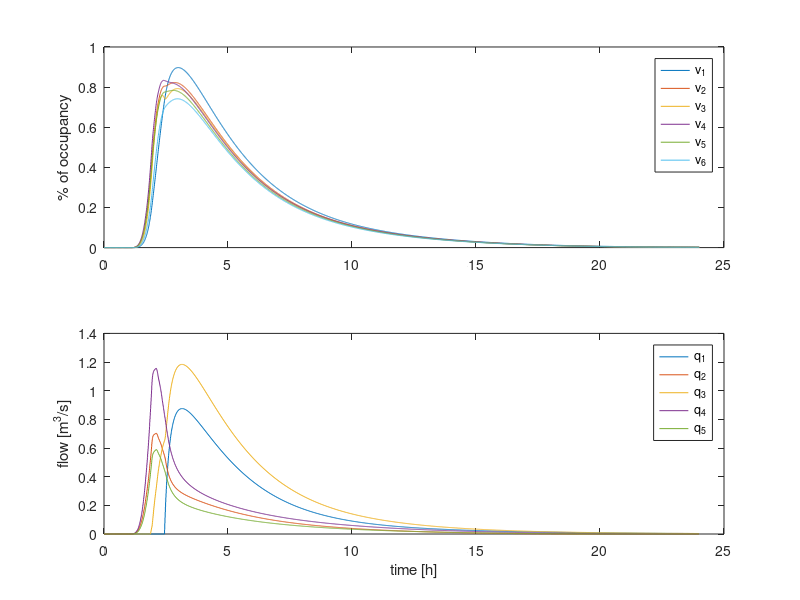
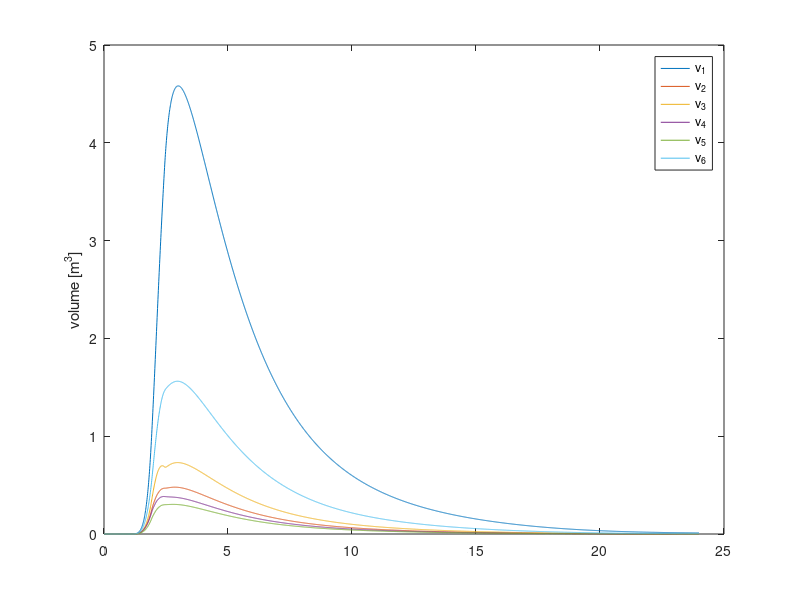
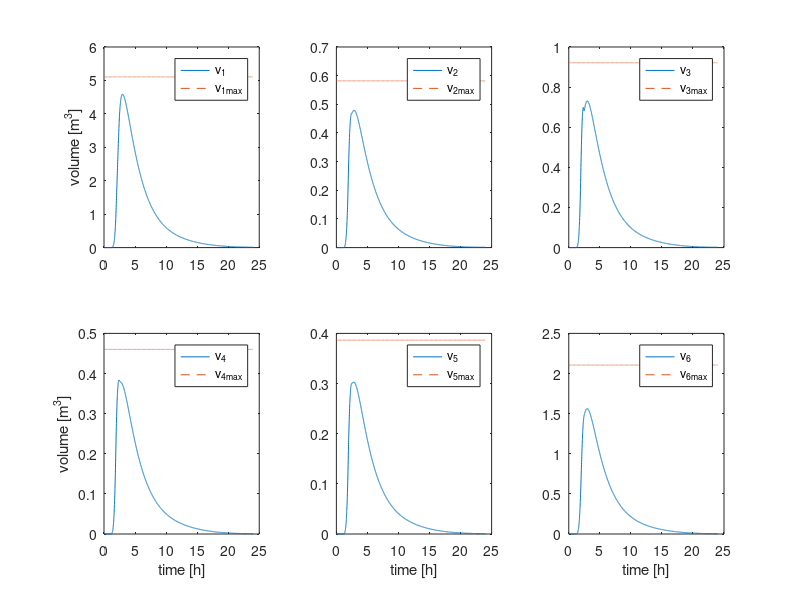

Source code (MATLAB) for these figures, in order:
%% Prueba de Differential Game con 5 agentes y 1 lider
clear all
close all
clc

load('Inflows.mat'); %Cargamos las variables de lluvia del problema
% Definimos las variables del problema
T = 0.05;           % Esta variable es el horizonte de prediccion en horas
tspan = t;          % Tiempo de simulacion definido en SWMM
x0 = zeros(6,1);    % Los tanques empiezan descargados
vmax = vmax/3600;

a1 = -0;
a2 = -0;
a3 = -0;
a4 = -0;
a5 = -0;
a0 = -K(6);     % Aqui es necesario añadir el K del último tanque

A = 3600*diag([a1 a2 a3 a4 a5 a0]); % K fue calculado en segundos, por eso el 3600
B = [-1 0 0 0 0; 
     0 -1 0 0 0; 
     1 1 -1 0 0;
     0 0 0 -1 0; 
     0 0 0 0 -1; 
     0 0 1 1 1]; % Esta matriz contiene la interaccion entre tanques, recordar el grafo.
B1 = B(:,1);
B2 = B(:,2);
B3 = B(:,3);
B4 = B(:,4);
B5 = B(:,5);

% Empezamos el differential Game. Todo es sacado de Dynamic Optimization and LQ Differential Games
Q1 = 50*[1 0 -1 0 0 0; 0 0 0 0 0 0; -1 0 1 0 0 0; 0 0 0 0 0 0; 0 0 0 0 0 0; 0 0 0 0 0 0];
Q2 = 50*[0 0 0 0 0 0; 0 1 -1 0 0 0; 0 -1 1 0 0 0; 0 0 0 0 0 0; 0 0 0 0 0 0; 0 0 0 0 0 0];
Q3 = 50*[0 0 0 0 0 0; 0 0 0 0 0 0; 0 0 1 0 0 -1; 0 0 0 0 0 0; 0 0 0 0 0 0; 0 0 -1 0 0 1];
Q4 = 50*[0 0 0 0 0 0; 0 0 0 0 0 0; 0 0 0 0 0 0; 0 0 0 1 0 -1; 0 0 0 0 0 0; 0 0 0 -1 0 1];
Q5 = 50*[0 0 0 0 0 0; 0 0 0 0 0 0; 0 0 0 0 0 0; 0 0 0 0 0 0; 0 0 0 0 1 -1; 0 0 0 0 -1 1];

R1 = 1;
R2 = 1;
R3 = 1;
R4 = 1;
R5 = 1;

S1 = B1*inv(R1)*B1';
S2 = B2*inv(R2)*B2';
S3 = B3*inv(R3)*B3';
S4 = B4*inv(R4)*B4';
S5 = B5*inv(R5)*B5';

D = [A' zeros(size(A)) zeros(size(A)) zeros(size(A)) zeros(size(A)); 
zeros(size(A)) A' zeros(size(A)) zeros(size(A)) zeros(size(A));
zeros(size(A)) zeros(size(A)) A' zeros(size(A)) zeros(size(A));
zeros(size(A)) zeros(size(A)) zeros(size(A)) A' zeros(size(A));
zeros(size(A)) zeros(size(A)) zeros(size(A)) zeros(size(A)) A']; 

S = [S1 S2 S3 S4 S5];

Q = [Q1; Q2; Q3; Q4; Q5];

M = [A -S1 -S2 -S3 -S4 -S5; 
        -Q1 -A' zeros(size(A)) zeros(size(A)) zeros(size(A)) zeros(size(A)); 
        -Q2 zeros(size(A)) -A' zeros(size(A)) zeros(size(A)) zeros(size(A));
        -Q3 zeros(size(A)) zeros(size(A)) -A' zeros(size(A)) zeros(size(A));
        -Q4 zeros(size(A)) zeros(size(A)) zeros(size(A)) -A' zeros(size(A));
        -Q5 zeros(size(A)) zeros(size(A)) zeros(size(A)) zeros(size(A)) -A'];
        
P = zeros(size(A,1)*size(A,1),size(A,1)*size(A,2));
P(1:size(A,1),1:size(A,2)) = eye(size(A,1));

Q_ = [zeros(size(A,1),size(A,1)*size(A,2));
          -Q1 eye(size(A,1)) zeros(size(A,1),size(A,2)) zeros(size(A,1),size(A,2)) zeros(size(A,1),size(A,2)) zeros(size(A,1),size(A,2));
          -Q2 zeros(size(A,1),size(A,2)) eye(size(A,1)) zeros(size(A,1),size(A,2)) zeros(size(A,1),size(A,2)) zeros(size(A,1),size(A,2));
          -Q3 zeros(size(A,1),size(A,2)) zeros(size(A,1),size(A,2)) eye(size(A,1)) zeros(size(A,1),size(A,2)) zeros(size(A,1),size(A,2));
          -Q4 zeros(size(A,1),size(A,2)) zeros(size(A,1),size(A,2)) zeros(size(A,1),size(A,2)) eye(size(A,1)) zeros(size(A,1),size(A,2));
          -Q5 zeros(size(A,1),size(A,2)) zeros(size(A,1),size(A,2)) zeros(size(A,1),size(A,2)) zeros(size(A,1),size(A,2)) eye(size(A,1))];

% Ahora empezamos a resolver el sistema      
x = zeros(size(A,1),length(tspan));
x(:,1) = x0;

for i = 1:length(tspan)-1
	[i length(tspan)-1]
    
	y_0 = (P + Q_*expm(T*M))\[x(:,i);zeros(5*size(A,1),1)];

	u1 = max(0,-inv(R1)*B1'*y_0((1*size(A,1)+1:2*size(A,1)),1));
	u2 = max(0,-inv(R2)*B2'*y_0((2*size(A,1)+1:3*size(A,1)),1));
	u3 = max(0,-inv(R3)*B3'*y_0((3*size(A,1)+1:4*size(A,1)),1));
	u4 = max(0,-inv(R4)*B4'*y_0((4*size(A,1)+1:5*size(A,1)),1));
	u5 = max(0,-inv(R5)*B5'*y_0((5*size(A,1)+1:6*size(A,1)),1));
    
	x(:,i+1) = x(:,i) + dt*(A*x(:,i) + B1*u1 + B2*u2 + B3*u3 + B4*u4 + B5*u5 + [inflows(i,1) inflows(i,2) 0 inflows(i,3) inflows(i,4) 0]')./vmax';
    U(i,:) = [u1 u2 u3 u4 u5].*vmax(1,end-1);
    v(i,:) = x(:,i).*vmax';
end

%% Plots
figure
subplot(2,1,1)	
plot(t',x')
legend(['v_1'; 'v_2'; 'v_3'; 'v_4'; 'v_5';'v_6']);
ylabel('% of occupancy')
subplot(2,1,2)
stairs(t(1:end-1),U)
legend(['q_1'; 'q_2'; 'q_3'; 'q_4'; 'q_5']);
xlabel('time [h]')
ylabel('flow [m^3/s]')

figure
plot(t(1:end-1),v)
legend(['v_1'; 'v_2'; 'v_3'; 'v_4'; 'v_5';'v_6']);
ylabel('flow [m^3/s]')
ylabel('volume [m^3]')


figure
subplot(2,3,1)
plot(t(1:end-1),v(:,1))
hold on
plot(t(1:end-1),ones(size(v,1),1)*vmax(1),'--')
legend('v_1','v_{1max}');
ylabel('volume [m^3]')

subplot(2,3,2)
plot(t(1:end-1),v(:,2))
hold on
plot(t(1:end-1),ones(size(v,1),1)*vmax(2),'--')
legend('v_2', 'v_{2max}');

subplot(2,3,3)
plot(t(1:end-1),v(:,3))
hold on
plot(t(1:end-1),ones(size(v,1),1)*vmax(3),'--')
legend('v_3', 'v_{3max}');

subplot(2,3,4)
plot(t(1:end-1),v(:,4))
hold on
plot(t(1:end-1),ones(size(v,1),1)*vmax(4),'--')
legend('v_4', 'v_{4max}');
ylabel('volume [m^3]')
xlabel('time [h]')

subplot(2,3,5)
plot(t(1:end-1),v(:,5))
hold on
plot(t(1:end-1),ones(size(v,1),1)*vmax(5),'--')
legend('v_5', 'v_{5max}');
xlabel('time [h]')

subplot(2,3,6)
plot(t(1:end-1),v(:,6))
hold on
plot(t(1:end-1),ones(size(v,1),1)*vmax(6),'--')
legend('v_6', 'v_{6max}');
xlabel('time [h]')
